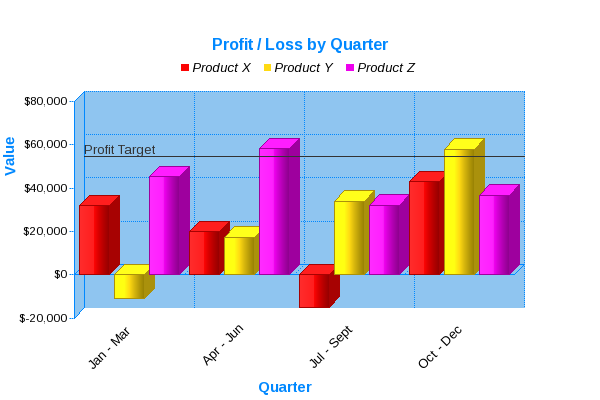
#> input picture test1.png, 600 x 400 px
$ python -i layout_detector.py   (imports and definitions only)
#> lines starting #> are read from the running program, lines starting #| are printed output that depends on the picture; after the words box and inside, x2 and y2 are one past the last pixel; in counts of white or black regions, pixels touching at a corner belong together
from __future__ import annotations

import os
from dataclasses import dataclass

import cv2
import numpy as np
from PIL import Image


@dataclass
class FigureBlock:
    """A detected figure/chart region on a page."""
    x1: int
    y1: int
    x2: int
    y2: int
    confidence: float
    source: str        # 'publaynet' or 'opencv'

    @property
    def bbox(self) -> tuple[int, int, int, int]:
        return (self.x1, self.y1, self.x2, self.y2)

    @property
    def width(self) -> int:
        return self.x2 - self.x1

    @property
    def height(self) -> int:
        return self.y2 - self.y1

    @property
    def area(self) -> int:
        return self.width * self.height

    def crop(self, image: Image.Image) -> Image.Image:
        return image.crop(self.bbox)


class PubLayNetDetector:
    """
    Layout detector using PubLayNet-trained Faster R-CNN via layoutparser.

    Install:
        pip install layoutparser
        pip install 'git+https://github.com/facebookresearch/detectron2.git'
    """

    MODEL_CONFIG = "lp://PubLayNet/faster_rcnn_R_50_FPN_3x/config"
    MODEL_EXTRA  = "lp://PubLayNet/faster_rcnn_R_50_FPN_3x/model_final"
    LABEL_MAP    = {0: "Text", 1: "Title", 2: "List", 3: "Table", 4: "Figure"}

    # [50 lines left out: functions __init__, detect, not called in this run]


class OpenCVDetector:

    def detect(
        self,
        image: Image.Image,
        min_area: int = 10_000,
        dpi: int = 150,
        min_side_pt: float = 60.0,
        min_saturated: float = 0.004,
        min_palette_share: float = 0.7,
        text_boxes: list | None = None,
    ) -> list[FigureBlock]:
        arr = np.array(image.convert("RGB"))
        h, w = arr.shape[:2]
        rgb = arr.astype(np.int16)
        spread = rgb.max(2) - rgb.min(2)
        grey = cv2.cvtColor(arr, cv2.COLOR_RGB2GRAY)
        ink = (grey < 235) | (spread >= 30)
        saturated = (spread >= 60) & (rgb.max(2) >= 60)
        words = []
        if text_boxes:
            text_mask = np.zeros((h, w), dtype=bool)
            for x1, y1, x2, y2 in text_boxes:
                x1, y1 = max(0, int(x1) - 1), max(0, int(y1) - 1)
                x2, y2 = min(w, int(np.ceil(x2)) + 1), min(h, int(np.ceil(y2)) + 1)
                if x2 > x1 and y2 > y1:
                    text_mask[y1:y2, x1:x2] = True
                    words.append([x1, y1, x2, y2])
            ink &= ~text_mask
            saturated &= ~text_mask

        r = max(1, int(round(3 * dpi / 72)))
        kernel = cv2.getStructuringElement(cv2.MORPH_RECT, (2 * r + 1, 2 * r + 1))
        grown = cv2.dilate(ink.astype(np.uint8), kernel)
        n, _, stats, _ = cv2.connectedComponentsWithStats(grown, 8)

        colour_boxes, plain_boxes = [], []
        for i in range(1, n):
            x, y, bw, bh, _ = stats[i]
            if bw * bh < 400:
                continue
            box = [x, y, x + bw, y + bh]
            if saturated[y:y + bh, x:x + bw].mean() >= min_saturated:
                colour_boxes.append(box)
            else:
                plain_boxes.append(box)

        colour_boxes = _merge_close_boxes(colour_boxes, int(round(12 * dpi / 72)))

        near = int(round(20 * dpi / 72))
        max_label_h = 30 * dpi / 72
        for _ in range(3):
            for box in colour_boxes:
                for p in plain_boxes:
                    if p[3] - p[1] > max_label_h or p[2] - p[0] > 1.2 * (box[2] - box[0]):
                        continue
                    if _boxes_within(box, p, near):
                        box[:] = [min(box[0], p[0]), min(box[1], p[1]), max(box[2], p[2]), max(box[3], p[3])]

        label_gap = int(round(8 * dpi / 72))
        for box in colour_boxes:
            core = list(box)
            for p in words:
                if p[3] - p[1] <= max_label_h and _boxes_within(core, p, label_gap):
                    box[:] = [min(box[0], p[0]), min(box[1], p[1]), max(box[2], p[2]), max(box[3], p[3])]

        min_side = min_side_pt * dpi / 72
        blocks = []
        for x1, y1, x2, y2 in colour_boxes:
            bw, bh = x2 - x1, y2 - y1
            if bw < min_side or bh < min_side or bw * bh < min_area:
                continue
            if bw * bh > 0.9 * h * w:
                continue
            roi = arr[y1:y2, x1:x2]
            sat_share = float(saturated[y1:y2, x1:x2].mean())
            palette_share = _palette_share(roi)
            if sat_share < min_saturated or palette_share < min_palette_share:
                continue
            blocks.append(FigureBlock(int(x1), int(y1), int(x2), int(y2), round(palette_share, 3), "opencv"))

        return sorted(blocks, key=lambda b: -b.area)


def _boxes_within(a, b, gap):
    return a[0] - gap < b[2] and b[0] - gap < a[2] and a[1] - gap < b[3] and b[1] - gap < a[3]


def _merge_close_boxes(boxes, gap):
    boxes = [list(b) for b in boxes]
    merged = True
    while merged:
        merged = False
        for i in range(len(boxes)):
            for j in range(i + 1, len(boxes)):
                if _boxes_within(boxes[i], boxes[j], gap):
                    a, b = boxes[i], boxes.pop(j)
                    boxes[i] = [min(a[0], b[0]), min(a[1], b[1]), max(a[2], b[2]), max(a[3], b[3])]
                    merged = True
                    break
            if merged:
                break
    return boxes


def _palette_share(roi):
    q = roi.astype(np.int16) // 32
    key = (q[..., 0] * 64 + q[..., 1] * 8 + q[..., 2]).ravel()
    counts = np.bincount(key, minlength=512)
    return float(np.sort(counts)[::-1][:6].sum()) / max(key.size, 1)


# [31 lines left out: function get_detector, not called in this run]

>>> from PIL import Image
>>> picture = Image.open('test1.png')
#> picture is the input picture: PIL image 600x400 RGB; mean R, G, B 216, 207.9, 224.4
>>> result = OpenCVDetector().detect(picture)
#> in detect, `spread = rgb.max(2) - rgb.min(2)`:
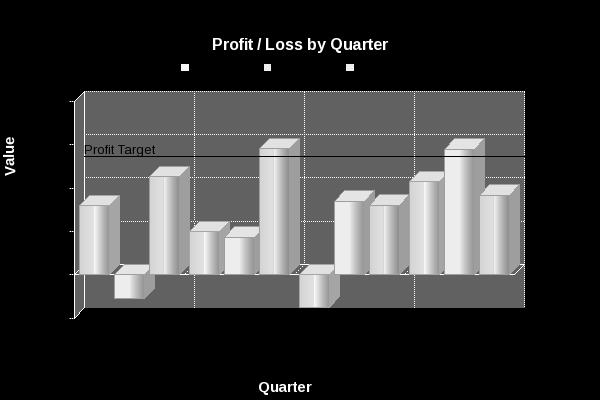
#> spread: shape (400, 600) int16; min 0, max 255, mean 57.3
#> in detect, `grey = cv2.cvtColor(arr, cv2.COLOR_RGB2GRAY)`:
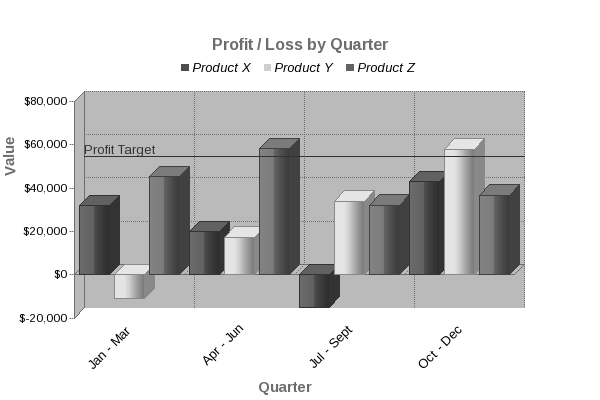
#> grey: shape (400, 600); min 0, max 255, mean 212.3
#> in detect, `ink = (grey < 235) | (spread >= 30)`:
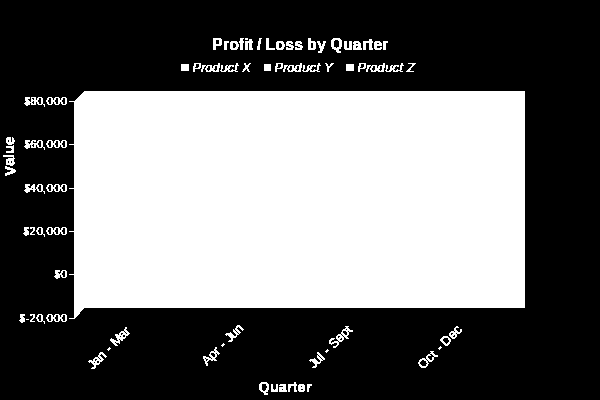
#> ink: shape (400, 600) bool; 42.6% white; 74 white regions (6 under 20 px), largest, box (x1, y1, x2, y2) and area: (69, 91, 525, 319) 97903, (329, 326, 353, 348) 147, (110, 327, 130, 346) 125
#> in detect, `saturated = (spread >= 60) & (rgb.max(2) >= 60)`:
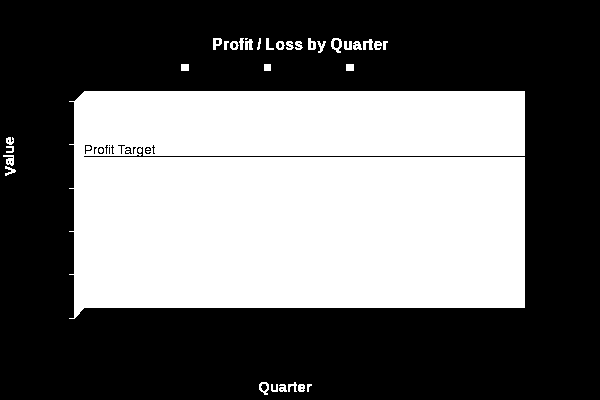
#> saturated: shape (400, 600) bool; 41.2% white; 36 white regions (4 under 20 px), largest, box (x1, y1, x2, y2) and area: (69, 91, 525, 319) 97218, (331, 38, 342, 53) 88, (3, 155, 14, 166) 73
#> in detect, `grown = cv2.dilate(ink.astype(np.uint8), kernel)`:
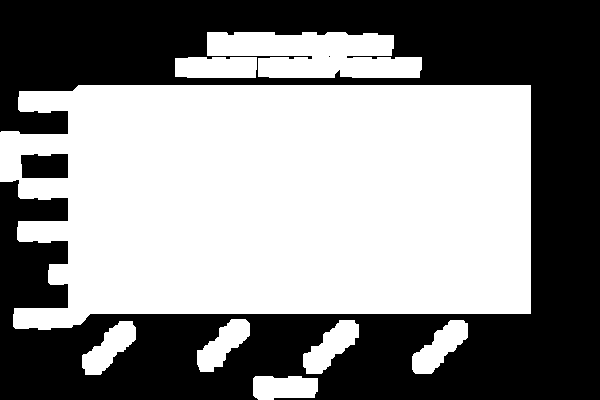
#> grown: shape (400, 600); values 0 (black) and 1 (white), 54% white; 3 black regions (1 under 20 px), largest, box (x1, y1, x2, y2) and area: (0, 0, 600, 400) 109380, (21, 154, 68, 178) 1075
#> in detect, `n, _, stats, _ = cv2.connectedComponentsWithStats(grown, 8)`: n = 9; stats = [[0, 0, 600, 400, 110456], [207, 32, 215, 46, 7592], [175, 57, 82, 21, 1671], [0, 85, 531, 245, 112890], [197, 319, 53, 53, 1444], [82, 321, 54, 54, 1483], [303, 320, 56, 54, 1540], [412, 320, 56, 54, 1544], [253, 376, 65, 24, 1380]]
#> the loop in detect, `for i in range(1, n):` made 8 passes
#> (x, y, bw, bh, box) on passes 1 to 8: (207, 32, 215, 46, [207, 32, 422, 78]), (175, 57, 82, 21, [175, 57, 257, 78]), (0, 85, 531, 245, [0, 85, 531, 330]), (197, 319, 53, 53, [197, 319, 250, 372]), (82, 321, 54, 54, [82, 321, 136, 375]), (303, 320, 56, 54, [303, 320, 359, 374]), (412, 320, 56, 54, [412, 320, 468, 374]), (253, 376, 65, 24, [253, 376, 318, 400])
#> after the loop in detect, `for i in range(1, n):`: colour_boxes = [[207, 32, 422, 78], [175, 57, 257, 78], [0, 85, 531, 330], [253, 376, 318, 400]]; plain_boxes = [[197, 319, 250, 372], [82, 321, 136, 375], [303, 320, 359, 374], [412, 320, 468, 374]]
#> in _merge_close_boxes, `boxes = [list(b) for b in boxes]`: boxes has the same summary as colour_boxes in detect
#> after the loop in _merge_close_boxes, `while merged:`: boxes = [[0, 32, 531, 330], [253, 376, 318, 400]]
#> after the loop in detect, `for _ in range(3):`: box = [197, 319, 359, 400]
#> the loop in detect, `for box in colour_boxes:` made 2 passes
#> core on passes 1 to 2: [0, 32, 531, 375], [197, 319, 359, 400]
#> the loop in detect, `for x1, y1, x2, y2 in colour_boxes:` made 2 passes
#> (x1, y1, x2, y2, bw, bh, sat_share, palette_share) on pass 1: (0, 32, 531, 375, 531, 343, 0.541, 0.862)
#> (x1, y1, x2, y2, bw, bh) on pass 2: (197, 319, 359, 400, 162, 81)
#> pass 1, in detect, `roi = arr[y1:y2, x1:x2]`:
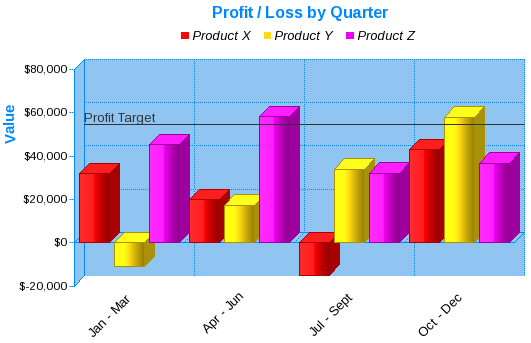
#> roi: shape (343, 531, 3); mean R, G, B 203.9, 193.1, 214.7
#> pass 1, in _palette_share, `q = roi.astype(np.int16) // 32`:
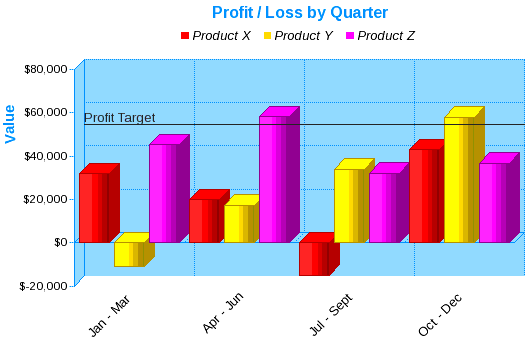
#> q: shape (343, 531, 3) int16; mean R, G, B 5.64, 5.48, 5.99; drawn with min black and max white
#> after the loop in detect, `for x1, y1, x2, y2 in colour_boxes:`: blocks = 1 item
#> result = 1 item

$ run again, on test2.png
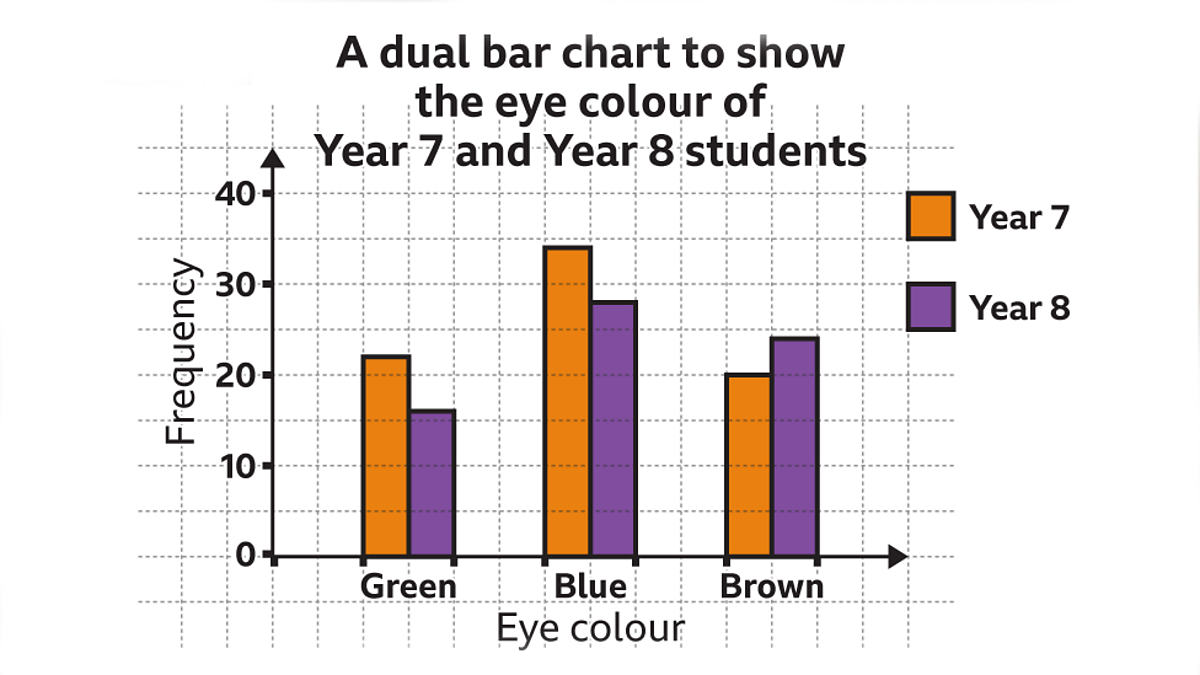
#> input picture test2.png, 1200 x 675 px
#> picture is the input picture: PIL image 1200x675 RGBA; mean R, G, B, A 235.7, 230.1, 228.7, 255
#> in detect, `ink = (grey < 235) | (spread >= 30)`:
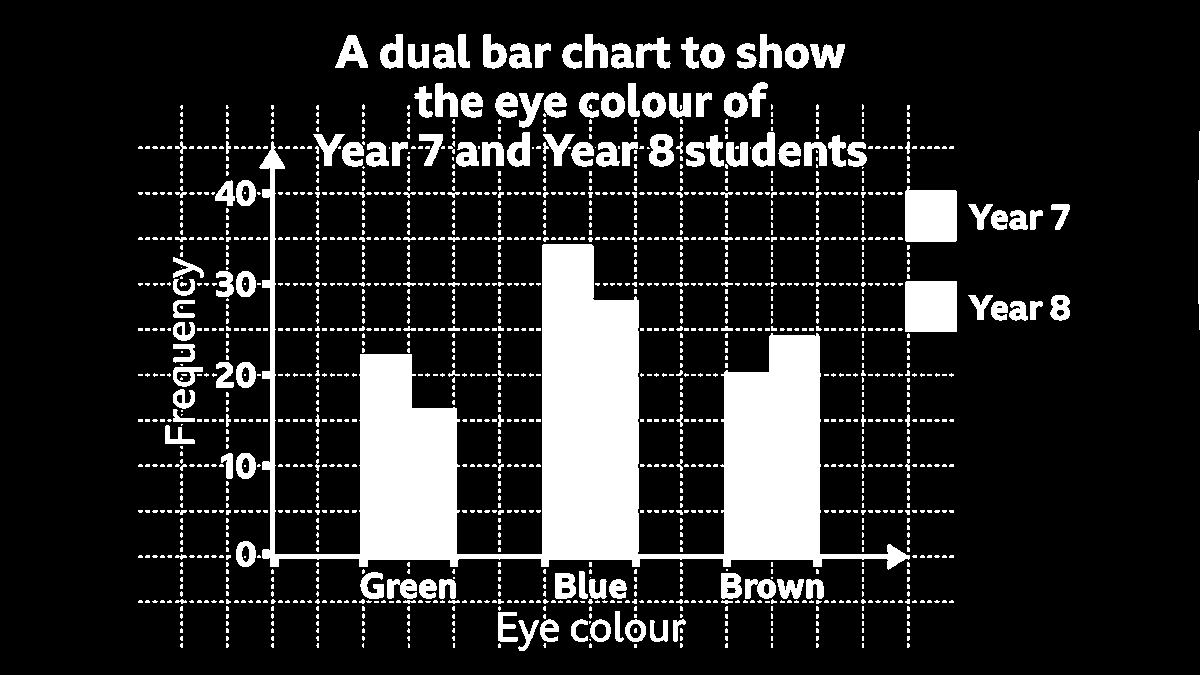
#> ink: shape (675, 1200) bool; 16.2% white; 1589 white regions (1404 under 20 px), largest, box (x1, y1, x2, y2) and area: (259, 141, 910, 570) 70711, (905, 186, 957, 242) 2711, (905, 281, 957, 332) 2651
#> saturated: shape (675, 1200) bool; 6.8% white; 8 white regions, largest, box (x1, y1, x2, y2) and area: (547, 250, 588, 555) 12504, (593, 305, 633, 554) 9778, (775, 341, 815, 554) 8329
#> grown: shape (675, 1200); values 0 (black) and 1 (white), 41.4% white; 4 white regions, box (x1, y1, x2, y2) and area: (132, 76, 1076, 657) 313751, (477, 28, 851, 75) 14183, (329, 28, 476, 75) 5648, (1192, 125, 1200, 336) 1613
#> n = 5; stats = [[0, 0, 1200, 675, 474805], [329, 28, 147, 47, 5648], [477, 28, 374, 47, 14183], [132, 76, 944, 581, 313751], [1192, 125, 8, 211, 1613]]
#> the loop in detect, `for i in range(1, n):` made 4 passes
#> (x, y, bw, bh, box) on passes 1 to 4: (329, 28, 147, 47, [329, 28, 476, 75]), (477, 28, 374, 47, [477, 28, 851, 75]), (132, 76, 944, 581, [132, 76, 1076, 657]), (1192, 125, 8, 211, [1192, 125, 1200, 336])
#> after the loop in detect, `for i in range(1, n):`: colour_boxes = [[132, 76, 1076, 657]]; plain_boxes = [[329, 28, 476, 75], [477, 28, 851, 75], [1192, 125, 1200, 336]]
#> boxes = [[132, 76, 1076, 657]]
#> after the loop in detect, `for _ in range(3):`: box = [132, 28, 1076, 657]
#> the loop in detect, `for box in colour_boxes:` made 1 pass
#> the loop in detect, `for x1, y1, x2, y2 in colour_boxes:` made 1 pass
#> (x1, y1, x2, y2, bw, bh, sat_share, palette_share) on pass 1: (132, 28, 1076, 657, 944, 629, 0.0923, 0.934)
#> pass 1, in _palette_share, `q = roi.astype(np.int16) // 32`:
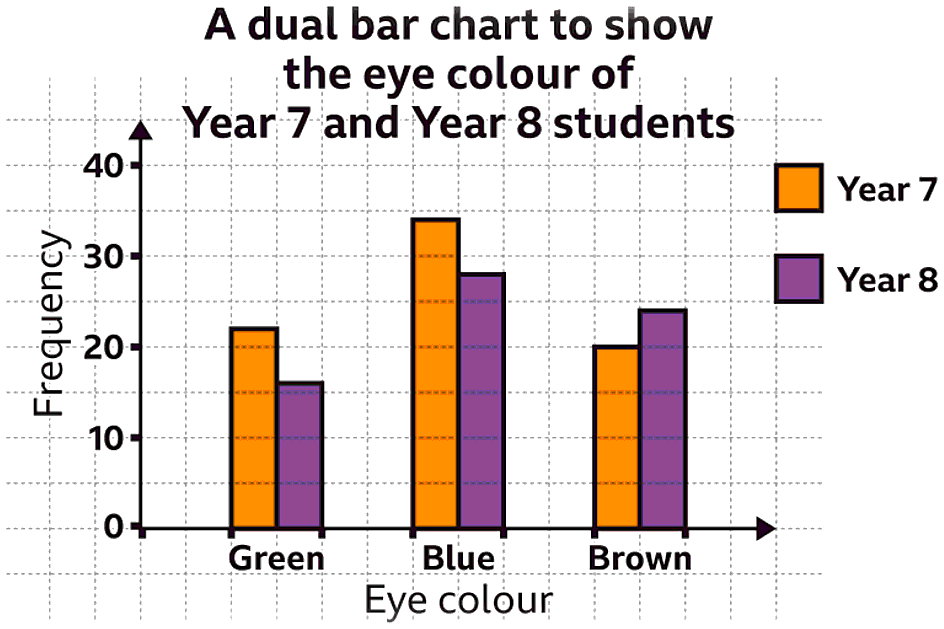
#> q: shape (629, 944, 3) int16; mean R, G, B 6.32, 6.07, 5.98; drawn with min black and max white
#> after the loop in detect, `for x1, y1, x2, y2 in colour_boxes:`: blocks = 1 item

$ run again, on test4.png
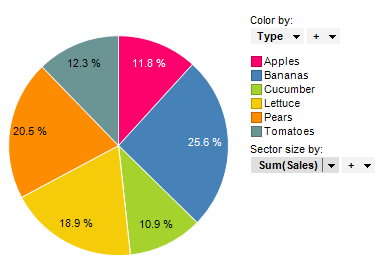
#> input picture test4.png, 386 x 271 px
#> picture is the input picture: PIL image 386x271 RGB; mean R, G, B 223.1, 210.5, 190.3
#> ink: shape (271, 386) bool; 39.8% white; 30 white regions (8 under 20 px), largest, box (x1, y1, x2, y2) and area: (9, 36, 228, 255) 37467, (251, 157, 339, 173) 1408, (264, 85, 315, 93) 262
#> saturated: shape (271, 386) bool; 33.3% white; 105 white regions (71 under 20 px), largest, box (x1, y1, x2, y2) and area: (9, 36, 228, 255) 32456, (251, 56, 262, 67) 121, (251, 70, 262, 81) 121
#> grown: shape (271, 386); values 0 (black) and 1 (white), 53.6% white; 1 black region, box (x1, y1, x2, y2) and area: (0, 0, 386, 271) 48573
#> n = 5; stats = [[0, 0, 386, 271, 48573], [244, 10, 62, 38, 1973], [307, 28, 35, 17, 560], [3, 30, 231, 231, 43257], [244, 50, 133, 129, 10243]]
#> the loop in detect, `for i in range(1, n):` made 4 passes
#> (x, y, bw, bh, box) on passes 1 to 4: (244, 10, 62, 38, [244, 10, 306, 48]), (307, 28, 35, 17, [307, 28, 342, 45]), (3, 30, 231, 231, [3, 30, 234, 261]), (244, 50, 133, 129, [244, 50, 377, 179])
#> after the loop in detect, `for i in range(1, n):`: colour_boxes = [[244, 10, 306, 48], [307, 28, 342, 45], [3, 30, 234, 261], [244, 50, 377, 179]]; plain_boxes = []
#> in _merge_close_boxes, `boxes = [list(b) for b in boxes]`: boxes has the same summary as colour_boxes in detect
#> after the loop in _merge_close_boxes, `while merged:`: boxes = [[3, 10, 377, 261]]
#> after the loop in detect, `for _ in range(3):`: box = [3, 10, 377, 261]
#> the loop in detect, `for box in colour_boxes:` made 1 pass
#> the loop in detect, `for x1, y1, x2, y2 in colour_boxes:` made 1 pass
#> (x1, y1, x2, y2, bw, bh, sat_share, palette_share) on pass 1: (3, 10, 377, 261, 374, 251, 0.371, 0.901)
#> pass 1, in detect, `roi = arr[y1:y2, x1:x2]`:
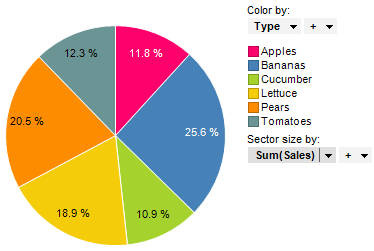
#> roi: shape (251, 374, 3); mean R, G, B 219.5, 205.5, 182.9
#> after the loop in detect, `for x1, y1, x2, y2 in colour_boxes:`: blocks = 1 item
